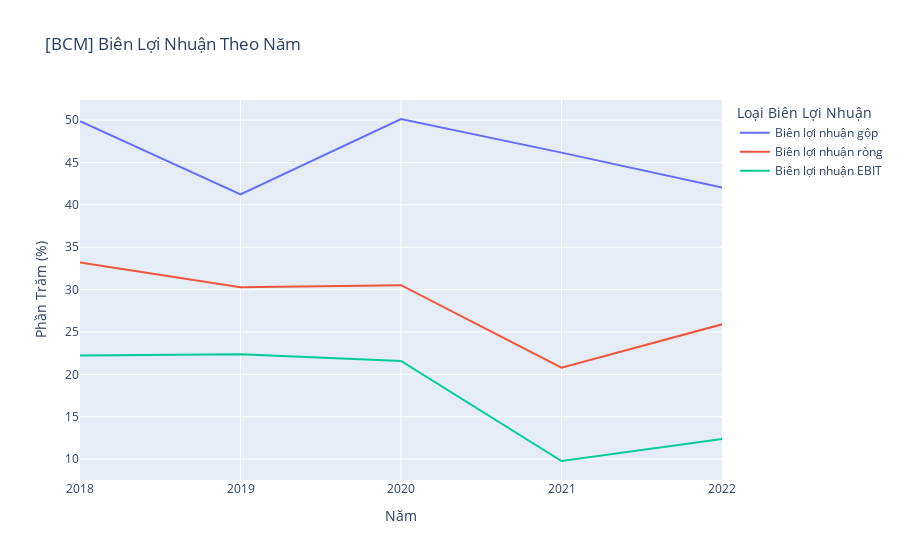

Write notebook code for a chart like this one.
### Code cell
# Dữ liệu năm
years = bcm_data['Năm'].tolist()
# Dữ liệu tính toán
interet = bcm_data['KQKD. Lợi nhuận gộp về bán hàng và cung cấp dịch vụ'].tolist()
interet2 = bcm_data['KQKD. Tổng lợi nhuận kế toán trước thuế'].tolist()
expense = bcm_data['KQKD. Trong đó: Chi phí lãi vay']
revenues = bcm_data['KQKD. Doanh thu thuần'].tolist()
profit = bcm_data['KQKD. Lợi nhuận sau thuế thu nhập doanh nghiệp'].tolist()
profit2 = bcm_data['KQKD. Lợi ích của cổ đông thiểu số'].tolist()
# Tính toán lợi nhuận sau thuế của công ty mẹ
net_profit = [p1 - p2 for p1, p2 in zip(profit, profit2)]

# Tính toán biên lợi nhuận gộp
gross_margin = [(i / r) * 100 if r != 0 else 0 for r, i in zip(revenues, interet)]

# Tính toán biên lợi nhuận ròng
net_margin = [(np / r) * 100 if r != 0 else 0 for np, r in zip(net_profit, revenues)]

# Tính toán biên lợi nhuận EBIT
ebit_margin = [((np + e) / r) * 100 if r != 0 else 0 for np, e, r in zip(net_profit, expense, revenues)]

# Tạo DataFrame cho Plotly Express
df = pd.DataFrame({
    'Năm': years * 3,
    'Loại Biên Lợi Nhuận': ['Biên lợi nhuận gộp'] * len(years) + ['Biên lợi nhuận ròng'] * len(years) + ['Biên lợi nhuận EBIT'] * len(years),
    'Phần Trăm': gross_margin + net_margin + ebit_margin
})

# Vẽ biểu đồ
fig6 = px.line(df, x='Năm', y='Phần Trăm', color='Loại Biên Lợi Nhuận',
            labels={'Phần Trăm': 'Phần Trăm (%)'},
            title='[BCM] Biên Lợi Nhuận Theo Năm')
 # Cấu hình định dạng trục x để hiển thị giá trị năm là số nguyên
fig6.update_xaxes(type='category', tickmode='linear')
fig6.show()

### Figure 1 — Plotly figure (JSON) as saved in the notebook; plotly's stock layout.template omitted (floating-point values rounded to 4 significant figures)
{"data": [{"hovertemplate": "Loại Biên Lợi Nhuận=Biên lợi nhuận gộp<br>Năm=%{x}<br>Phần Trăm (%)=%{y}<extra></extra>", "legendgroup": "Biên lợi nhuận gộp", "line": {"color": "#636efa", "dash": "solid"}, "marker": {"symbol": "circle"}, "mode": "lines", "name": "Biên lợi nhuận gộp", "orientation": "v", "showlegend": true, "type": "scatter", "x": [2018, 2019, 2020, 2021, 2022], "xaxis": "x", "y": [49.87, 41.24, 50.13, 46.16, 42.05], "yaxis": "y"}, {"hovertemplate": "Loại Biên Lợi Nhuận=Biên lợi nhuận ròng<br>Năm=%{x}<br>Phần Trăm (%)=%{y}<extra></extra>", "legendgroup": "Biên lợi nhuận ròng", "line": {"color": "#EF553B", "dash": "solid"}, "marker": {"symbol": "circle"}, "mode": "lines", "name": "Biên lợi nhuận ròng", "orientation": "v", "showlegend": true, "type": "scatter", "x": [2018, 2019, 2020, 2021, 2022], "xaxis": "x", "y": [33.21, 30.28, 30.52, 20.78, 25.9], "yaxis": "y"}, {"hovertemplate": "Loại Biên Lợi Nhuận=Biên lợi nhuận EBIT<br>Năm=%{x}<br>Phần Trăm (%)=%{y}<extra></extra>", "legendgroup": "Biên lợi nhuận EBIT", "line": {"color": "#00cc96", "dash": "solid"}, "marker": {"symbol": "circle"}, "mode": "lines", "name": "Biên lợi nhuận EBIT", "orientation": "v", "showlegend": true, "type": "scatter", "x": [2018, 2019, 2020, 2021, 2022], "xaxis": "x", "y": [22.23, 22.38, 21.57, 9.772, 12.38], "yaxis": "y"}], "layout": {"legend": {"title": {"text": "Loại Biên Lợi Nhuận"}, "tracegroupgap": 0}, "title": {"text": "[BCM] Biên Lợi Nhuận Theo Năm"}, "xaxis": {"anchor": "y", "domain": [0, 1], "tickmode": "linear", "title": {"text": "Năm"}, "type": "category"}, "yaxis": {"anchor": "x", "domain": [0, 1], "title": {"text": "Phần Trăm (%)"}}}}
